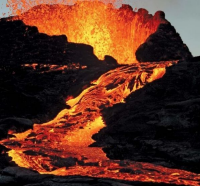
#> input picture Problem_4/test/lava1.jpg, 200 x 186 px
$ python -i solution.py   (imports and definitions only)
#> lines starting #> are read from the running program, lines starting #| are printed output that depends on the picture; after the words box and inside, x2 and y2 are one past the last pixel; in counts of white or black regions, pixels touching at a corner belong together
import cv2
import matplotlib.pyplot as plt
import numpy as np


# Usage
def solution(image_path):
    """
        1. performs a mean-shift clustering on the given image to segment different sections of the image
        2. converts to YCrCb color format as the information about lava is contained in the color (HSV was not that sensitive to change in color
        3. uses K-means with K=2 to separate foreground from background
        4. finally, uses Otsu's thresholding to actually seperate the two segments of the image (and to ultimately create the final image)
        5. The image has is grayscale and has only one channel with 0 or 255 values, convert it into [0,0,0] and [255,255,255]
    """
#> called with image_path = 'test/lava1.jpg'

    image = cv2.imread(image_path)
#> image is the input picture: shape (186, 200, 3); mean B, G, R 32.9, 48.4, 91.4
    '''
    The pixel values of output should be 0 and 255 and not 0 and 1
    '''

    # mean-shift algorithm
    mean_shift_segmentation = cv2.pyrMeanShiftFiltering(image, 30, 100)
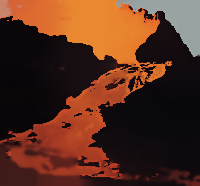
#> mean_shift_segmentation: shape (186, 200, 3); mean B, G, R 31.1, 46.9, 87.2

    # convert to YCbCr
    cr_value = cv2.cvtColor(mean_shift_segmentation, cv2.COLOR_BGR2YCrCb)[:, :, 1]
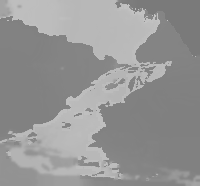
#> cr_value: shape (186, 200); min 122, max 196, mean 149.4

    # Apply K-means on the Cr component of the image
    flat_image = cr_value.reshape(-1)
    flat_image = np.float32(flat_image)

    # define criteria, number of clusters(K) and apply kmeans()
    criteria = (cv2.TERM_CRITERIA_EPS, 10, 1.0)
    k = 2

    ret, label, center = cv2.kmeans(flat_image, k, None, criteria, 10, cv2.KMEANS_RANDOM_CENTERS)
#> ret = 1606606.1; center = [183.3, 131.5]

    # Now convert back into uint8, and make original image
    center = np.uint8(center)
#> center = [183, 131]
    result = center[label.flatten()]

    reshaped_result = result.reshape(cr_value.shape)
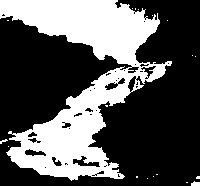
#> reshaped_result: shape (186, 200); values 131 (black) and 183 (white), 34.4% white; 19 white regions (17 under 20 px), largest, box (x1, y1, x2, y2) and area: (0, 0, 172, 181) 12719, (191, 181, 200, 186) 35

    # Otsu's Thresholding
    _, thresh_image = cv2.threshold(reshaped_result, 0, 255, cv2.THRESH_BINARY + cv2.THRESH_OTSU)

    # Make this one channel image to 3 channel image
    final_image = np.stack((thresh_image, thresh_image, thresh_image), axis=-1)

    return final_image

>>> result = solution('test/lava1.jpg')

$ run again, on Problem_4/test/lava101.jpg
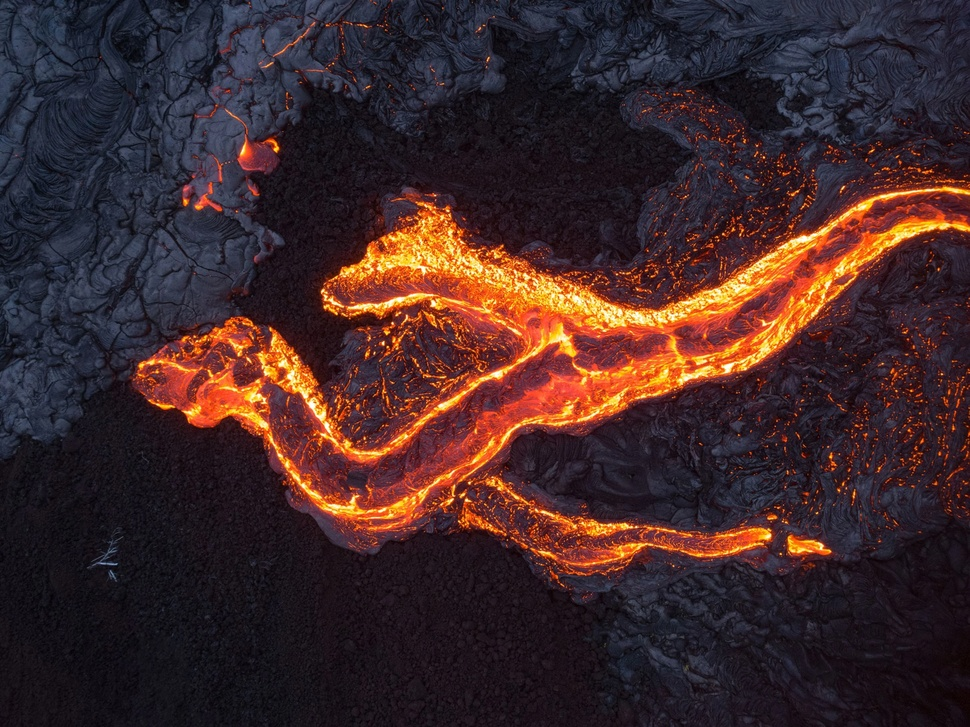
#> input picture Problem_4/test/lava101.jpg, 970 x 727 px, shrunk from 3072 x 2304 before the run
#> in solution, image is the input picture: shape (727, 970, 3); mean B, G, R 40.8, 40.3, 63.5
#> in solution, `cr_value = cv2.cvtColor(mean_shift_segmentation, cv2.COLOR_BGR2YCrCb)[..`:
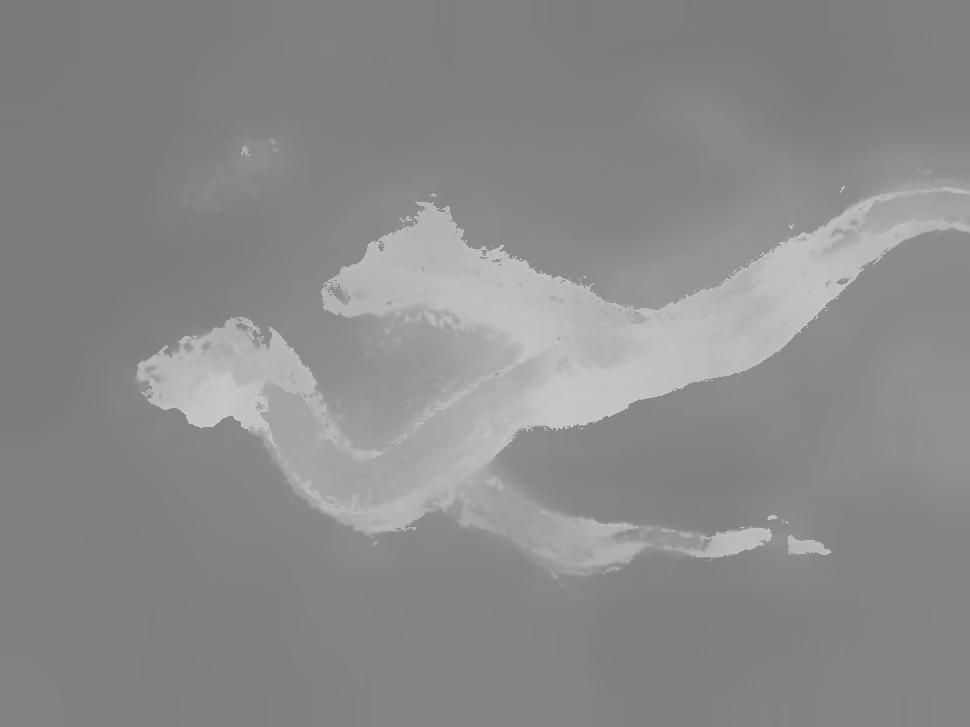
#> cr_value: shape (727, 970); min 121, max 201, mean 139.1
#> in solution, `ret, label, center = cv2.kmeans(flat_image, k, None, criteria, 10, cv2..`: ret = 34928401.2; center = [178.9, 131.2]
#> in solution, `center = np.uint8(center)`: center = [178, 131]
#> in solution, `reshaped_result = result.reshape(cr_value.shape)`:
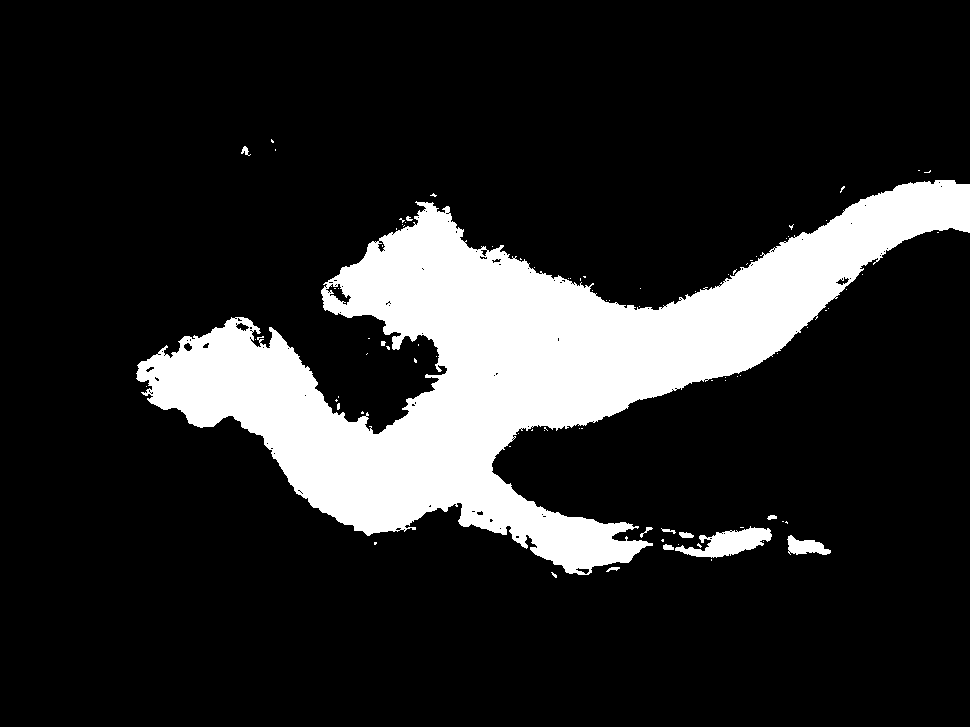
#> reshaped_result: shape (727, 970); values 131 (black) and 178 (white), 15.9% white; 89 white regions (77 under 20 px), largest, box (x1, y1, x2, y2) and area: (136, 180, 970, 575) 109653, (675, 526, 772, 558) 1545, (787, 535, 831, 555) 515

$ run again, on Problem_4/test/lava25.jpg
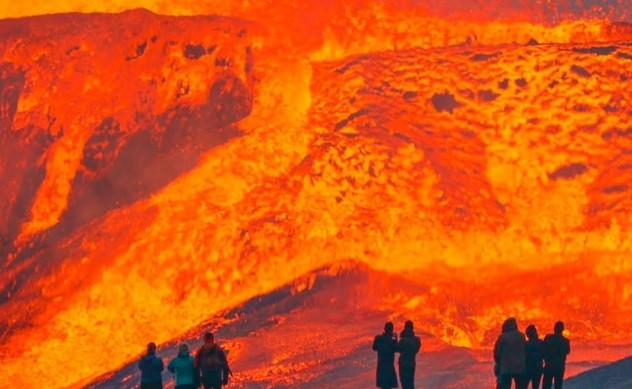
#> input picture Problem_4/test/lava25.jpg, 632 x 389 px
#> in solution, image is the input picture: shape (389, 632, 3); mean B, G, R 20.1, 85, 219.2
#> in solution, `cr_value = cv2.cvtColor(mean_shift_segmentation, cv2.COLOR_BGR2YCrCb)[..`:
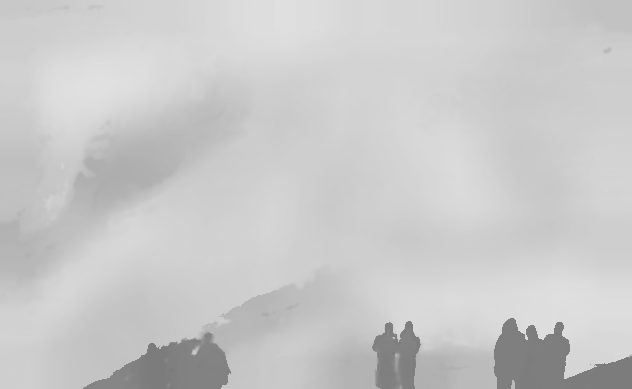
#> cr_value: shape (389, 632); min 122, max 225, mean 201.1
#> in solution, `ret, label, center = cv2.kmeans(flat_image, k, None, criteria, 10, cv2..`: ret = 22886936; center = [128, 205.2]
#> in solution, `center = np.uint8(center)`: center = [128, 205]
#> in solution, `reshaped_result = result.reshape(cr_value.shape)`:
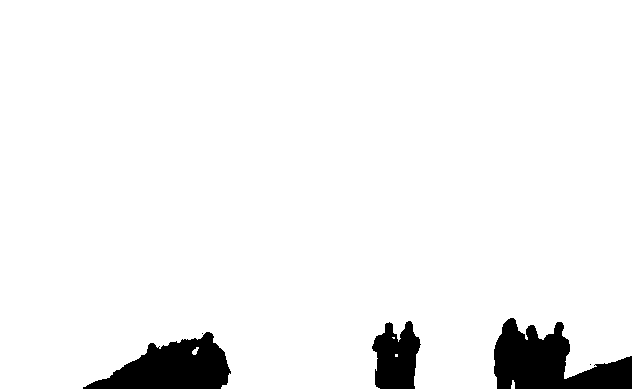
#> reshaped_result: shape (389, 632); values 128 (black) and 205 (white), 94.7% white; 5 black regions (2 under 20 px), largest, box (x1, y1, x2, y2) and area: (494, 318, 632, 389) 5690, (83, 332, 231, 389) 4847, (372, 321, 421, 389) 2408

$ run again, on Problem_4/test/lava3.jpg
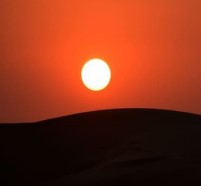
#> input picture Problem_4/test/lava3.jpg, 201 x 186 px
#> in solution, image is the input picture: shape (186, 201, 3); mean B, G, R 25.9, 50.3, 133.9
#> in solution, `cr_value = cv2.cvtColor(mean_shift_segmentation, cv2.COLOR_BGR2YCrCb)[..`:
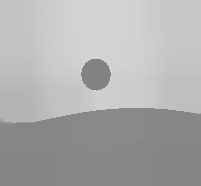
#> cr_value: shape (186, 201); min 130, max 212, mean 172.9
#> in solution, `ret, label, center = cv2.kmeans(flat_image, k, None, criteria, 10, cv2..`: ret = 1637080.4; center = [134.3, 199.6]
#> in solution, `center = np.uint8(center)`: center = [134, 199]
#> in solution, `reshaped_result = result.reshape(cr_value.shape)`:
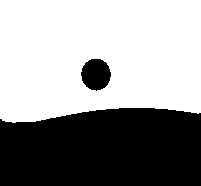
#> reshaped_result: shape (186, 201); values 134 (black) and 199 (white), 59.1% white; 2 black regions, box (x1, y1, x2, y2) and area: (0, 108, 201, 186) 14554, (81, 59, 111, 91) 734
